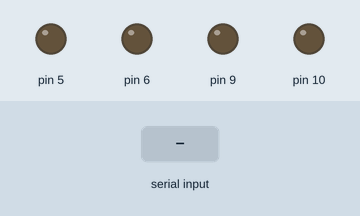
A sketch run on a simulated Arduino Uno, built with avr-gcc and run on an emulated ATmega328P. Parts: output pins drawn as LEDs (lit = HIGH). The inputs (shaded band) are chosen by the test bench.

Above: at 1.2 s.
1.3 s: "90,45\n" received over Serial
At 1.6 s:
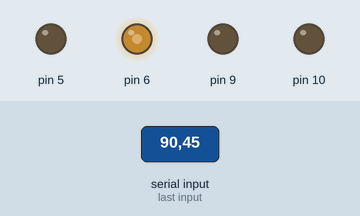
2.8 s: "30,150\n" received over Serial
4.3 s: "2\n" received over Serial
5.8 s: "1\n" received over Serial
At 6.2 s:
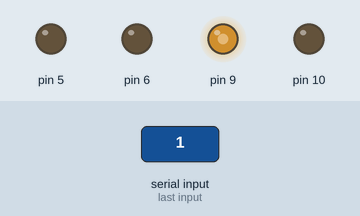
Timing chart, 0 to 8.3 s (numbered marks = the images above; inputs shaded):
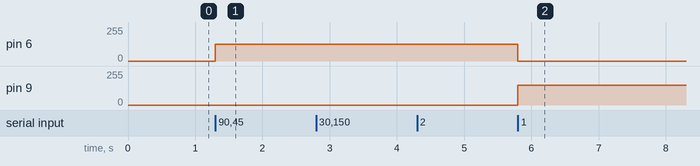

Measured:
- after the input at 1.3 s, pin 6: 0/255 → 125/255 at once
- after the input at 5.8 s, pin 6: 125/255 → 0/255 at once; pin 9: 0/255 → 150/255 at once

The sketch:

prototype.ino
```cpp
void setup() {
  // put your setup code here, to run once:
  pinMode(6,OUTPUT);
  pinMode(9,OUTPUT);
  pinMode(10,OUTPUT);
  pinMode(5,OUTPUT);
  Serial.begin(115200);
  Serial.setTimeout(.1);
}
int pos = 0;
String x;
void loop() {
// analogWrite(6,125);
// analogWrite(9,125);
// analogWrite(10,125);
//  analogWrite(5,125);
  while (!Serial.available());

  x = Serial.readString();
  pos=x.toInt();
  if(pos==2)
  {
    analogWrite(10,150);
    analogWrite(9,0);
    analogWrite(5,0);
    analogWrite(6,0);
  }
  else if(pos==1)
  {
    analogWrite(6,0);
    analogWrite(5,0);
    analogWrite(10,0);
    analogWrite(9,150);
  }
  else if(pos==0)
  {
    analogWrite(10,0);
    analogWrite(5,0);
    analogWrite(9,0);
    analogWrite(6,125);
  }
  else if(pos==3)
  {
    analogWrite(10,0);
    analogWrite(5,125);
    analogWrite(9,0);
    analogWrite(6,0);
  }

}
```
